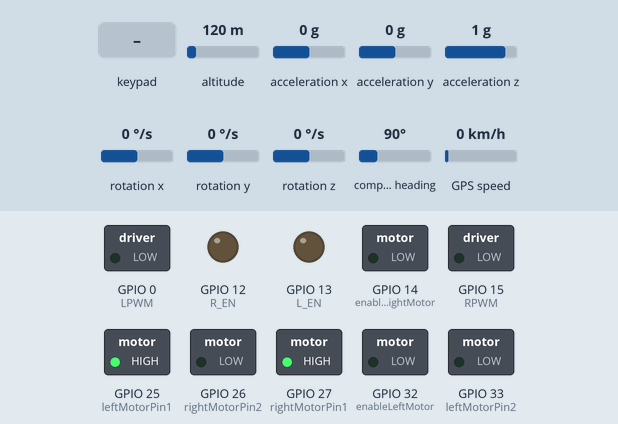
Recording of a sketch running on a simulated ESP32. Parts: switched loads named in the sketch (green lamp = pin HIGH), output pins drawn as LEDs (lit = HIGH). Inputs (shaded band) come from the test bench; at power-on: altitude 120 m, acceleration x 0 g, acceleration y 0 g, acceleration z 1 g, rotation x 0 °/s, rotation y 0 °/s, rotation z 0 °/s, compass heading 90°, GPS speed 0 km/h. Storage starts empty; the GPS gets a fix after 3 s at 37.7749, -122.4194 with 8 satellites; what the sketch prints to the serial monitor is not drawn.

Above: at 1.2 s.
1.3 s: key 'U' pressed
At 1.5 s:
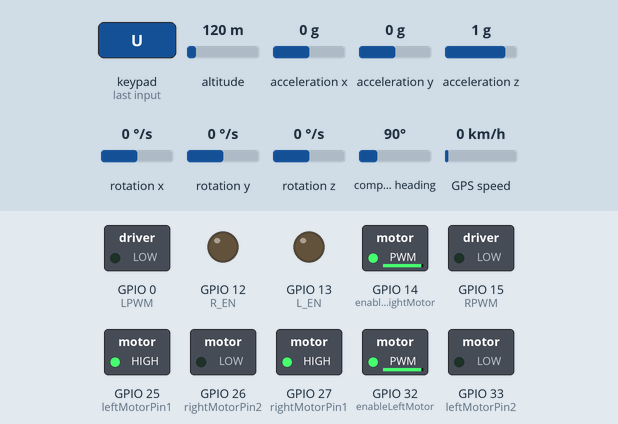
3.2 s: key 'D' pressed
At 3.4 s:
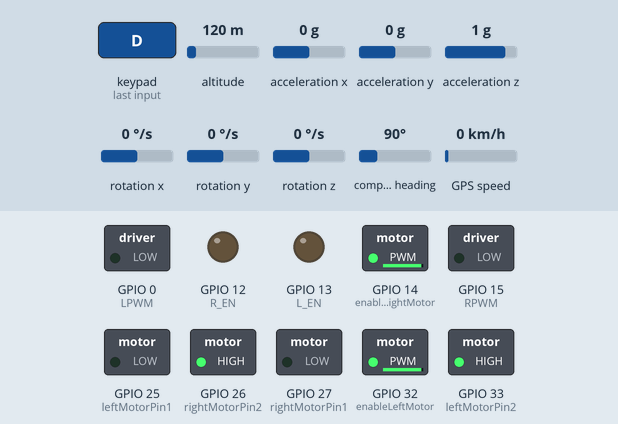
5.1 s: key 'L' pressed
At 5.3 s:
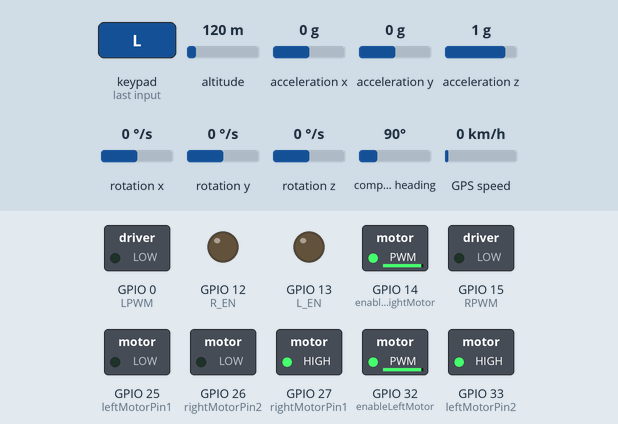
7.0 s: key 'R' pressed
At 7.2 s:
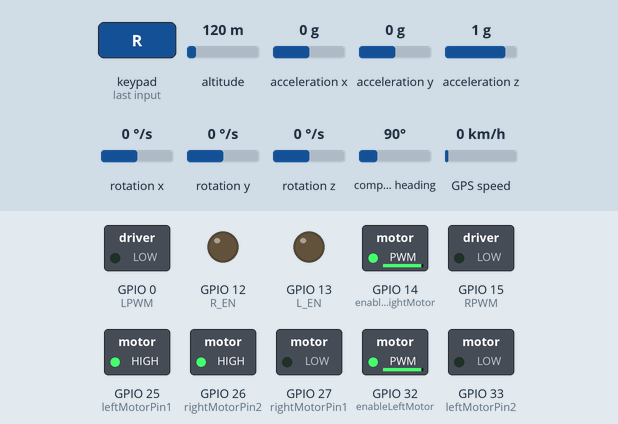
Timing chart, 0 to 9.9 s (numbered marks = the images above; inputs shaded):
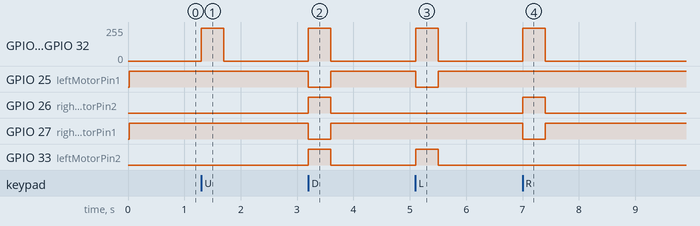

The sketch:

Auto_Maaier_Mapping_T1.ino
```cpp
#define CUSTOM_SETTINGS
#define INCLUDE_GAMEPAD_MODULE
#include <DabbleESP32.h>

#include <TinyGPS++.h>
#include <MPU9250_asukiaaa.h>
#include <Wire.h>
#include <FS.h>
#include <SPIFFS.h>
#include <WiFi.h>

// -----------------------------
// Rijmotoren (L298N)
int enableRightMotor = 14;
int rightMotorPin1 = 27;
int rightMotorPin2 = 26;
int enableLeftMotor = 32;
int leftMotorPin1 = 25;
int leftMotorPin2 = 33;

#define MAX_MOTOR_SPEED 255
const int PWMFreq = 1000;
const int PWMResolution = 8;
const int rightMotorPWMSpeedChannel = 4;
const int leftMotorPWMSpeedChannel = 5;

// -----------------------------
// MaaiMotor (BTS7960)
const int R_EN = 12;
const int L_EN = 13;
const int RPWM = 15;
const int LPWM = 0;
const int pwmKanaalRPWM = 0;
const int pwmKanaalLPWM = 1;
const int pwmResolutie = 8;
const int pwmFrequentie = 1000;
const int maaiSnelheid = 40;
bool motorAan = false;
bool vorigeKnopStatus = false;

// -----------------------------
// GPS en IMU
TinyGPSPlus gps;
HardwareSerial neogps(1);
MPU9250_asukiaaa imu;

float yaw = 0.0;
bool mappingActief = false;
unsigned long laatsteLogtijd = 0;
File mapBestand;

// -----------------------------
// Dead Reckoning
float posX = 0.0, posY = 0.0;
unsigned long vorigeTijd = 0;
const float snelheidMax = 0.5;

// -----------------------------
// WiFi Webserver
const char* ssid = "AutoMaaier";
const char* password = "12345678";
WiFiServer server(80);

void setup() {
  Serial.begin(115200);
  Dabble.begin("AutoMaaier");

  pinMode(enableLeftMotor, OUTPUT);
  pinMode(enableRightMotor, OUTPUT);
  pinMode(leftMotorPin1, OUTPUT);
  pinMode(leftMotorPin2, OUTPUT);
  pinMode(rightMotorPin1, OUTPUT);
  pinMode(rightMotorPin2, OUTPUT);

  pinMode(R_EN, OUTPUT);
  pinMode(L_EN, OUTPUT);
  pinMode(RPWM, OUTPUT);
  pinMode(LPWM, OUTPUT);
  ledcSetup(pwmKanaalRPWM, pwmFrequentie, pwmResolutie);
  ledcSetup(pwmKanaalLPWM, pwmFrequentie, pwmResolutie);
  ledcAttachPin(RPWM, pwmKanaalRPWM);
  ledcAttachPin(LPWM, pwmKanaalLPWM);

  ledcSetup(leftMotorPWMSpeedChannel, PWMFreq, PWMResolution);
  ledcAttachPin(enableLeftMotor, leftMotorPWMSpeedChannel);
  ledcSetup(rightMotorPWMSpeedChannel, PWMFreq, PWMResolution);
  ledcAttachPin(enableRightMotor, rightMotorPWMSpeedChannel);

  neogps.begin(9600, SERIAL_8N1, 2, 4);
  Wire.begin();
  imu.setWire(&Wire);
  imu.beginAccel();
  imu.beginGyro();
  imu.beginMag();

  SPIFFS.begin(true);

  WiFi.softAP(ssid, password);
  server.begin();
  Serial.println("WiFi gestart: AutoMaaier");
  Serial.println(WiFi.softAPIP());

  vorigeTijd = millis();
}

void loop() {
  Dabble.processInput();
  joystickBesturing();
  gpsInlezen();
  imuInlezen();
  checkMappingToggle();
  if (mappingActief) {
    updateDeadReckoning();
    logPositie();
  }
  handleClient();
}

void joystickBesturing() {
  int yAxis = GamePad.getYaxisData();
  int xAxis = GamePad.getXaxisData();
  int leftSpeed = yAxis * 35 + xAxis * 35;
  int rightSpeed = yAxis * 35 - xAxis * 35;
  rotateMotor(rightSpeed, leftSpeed);
}

void rotateMotor(int rightMotorSpeed, int leftMotorSpeed) {
  rightMotorSpeed = constrain(rightMotorSpeed, -255, 255);
  leftMotorSpeed = constrain(leftMotorSpeed, -255, 255);
  ledcWrite(leftMotorPWMSpeedChannel, abs(leftMotorSpeed));
  digitalWrite(leftMotorPin1, leftMotorSpeed >= 0);
  digitalWrite(leftMotorPin2, leftMotorSpeed < 0);
  ledcWrite(rightMotorPWMSpeedChannel, abs(rightMotorSpeed));
  digitalWrite(rightMotorPin1, rightMotorSpeed >= 0);
  digitalWrite(rightMotorPin2, rightMotorSpeed < 0);
}

void gpsInlezen() {
  while (neogps.available()) gps.encode(neogps.read());
}

void imuInlezen() {
  imu.accelUpdate();
  imu.magUpdate();
  float magX = imu.magX();
  float magY = imu.magY();
  yaw = atan2(magY, magX) * 180.0 / PI;
  if (yaw < 0) yaw += 360;
}

void checkMappingToggle() {
  bool knop = GamePad.isSquarePressed();
  if (knop && !vorigeKnopStatus) {
    mappingActief = !mappingActief;
    if (mappingActief) {
      mapBestand = SPIFFS.open("/map.txt", FILE_WRITE);
      if (mapBestand) mapBestand.println("X,Y,YAW,LAT,LON");
      vorigeTijd = millis();
    } else if (mapBestand) {
      mapBestand.close();
    }
  }
  vorigeKnopStatus = knop;
}

void updateDeadReckoning() {
  unsigned long nu = millis();
  float dt = (nu - vorigeTijd) / 1000.0;
  vorigeTijd = nu;
  int yAxis = GamePad.getYaxisData();
  float snelheid = (yAxis / 7.0) * snelheidMax;
  float afstand = snelheid * dt;
  float yawRad = yaw * PI / 180.0;
  posX += afstand * cos(yawRad);
  posY += afstand * sin(yawRad);
}

void logPositie() {
  if (millis() - laatsteLogtijd > 1000) {
    if (mapBestand) {
      mapBestand.print(posX, 2); mapBestand.print(",");
      mapBestand.print(posY, 2); mapBestand.print(",");
      mapBestand.print(yaw, 1); mapBestand.print(",");
      mapBestand.print(gps.location.lat(), 6); mapBestand.print(",");
      mapBestand.println(gps.location.lng(), 6);
    }
    laatsteLogtijd = millis();
  }
}

void handleClient() {
  WiFiClient client = server.available();
  if (!client) return;
  while (!client.available()) delay(1);
  String req = client.readStringUntil('\r');
  client.readStringUntil('\n');

  if (req.indexOf("/map.txt") >= 0) {
    File f = SPIFFS.open("/map.txt", "r");
    client.println("HTTP/1.1 200 OK");
    client.println("Content-type: text/plain\n");
    if (f) {
      while (f.available()) client.write(f.read());
      f.close();
    } else {
      client.println("Kan map.txt niet openen");
    }
  } else {
    File html = SPIFFS.open("/index.html", "r");
    client.println("HTTP/1.1 200 OK");
    client.println("Content-type: text/html\n");
    if (html) {
      while (html.available()) client.write(html.read());
      html.close();
    } else {
      client.println("Geen index.html gevonden");
    }
  }
  delay(1);
  client.stop();
}
```

Measured:
- after the input at 1.3 s, GPIO 14 (enableRightMotor), GPIO 32 (enableLeftMotor): 0/255 → 244/255 at once, → 0/255 0.40 s later
- after the input at 3.2 s, GPIO 14 (enableRightMotor), GPIO 32 (enableLeftMotor): 0/255 → 244/255 at once, → 0/255 0.40 s later; GPIO 25 (leftMotorPin1), GPIO 27 (rightMotorPin1): HIGH → LOW at once, → HIGH 0.40 s later; GPIO 26 (rightMotorPin2), GPIO 33 (leftMotorPin2): LOW → HIGH at once, → LOW 0.40 s later
- after the input at 5.1 s, GPIO 14 (enableRightMotor), GPIO 32 (enableLeftMotor): 0/255 → 244/255 at once, → 0/255 0.40 s later; GPIO 25 (leftMotorPin1): HIGH → LOW at once, → HIGH 0.40 s later; GPIO 33 (leftMotorPin2): LOW → HIGH at once, → LOW 0.40 s later
- after the input at 7.0 s, GPIO 14 (enableRightMotor), GPIO 32 (enableLeftMotor): 0/255 → 244/255 at once, → 0/255 0.40 s later; GPIO 26 (rightMotorPin2): LOW → HIGH at once, → LOW 0.40 s later; GPIO 27 (rightMotorPin1): HIGH → LOW at once, → HIGH 0.40 s later
